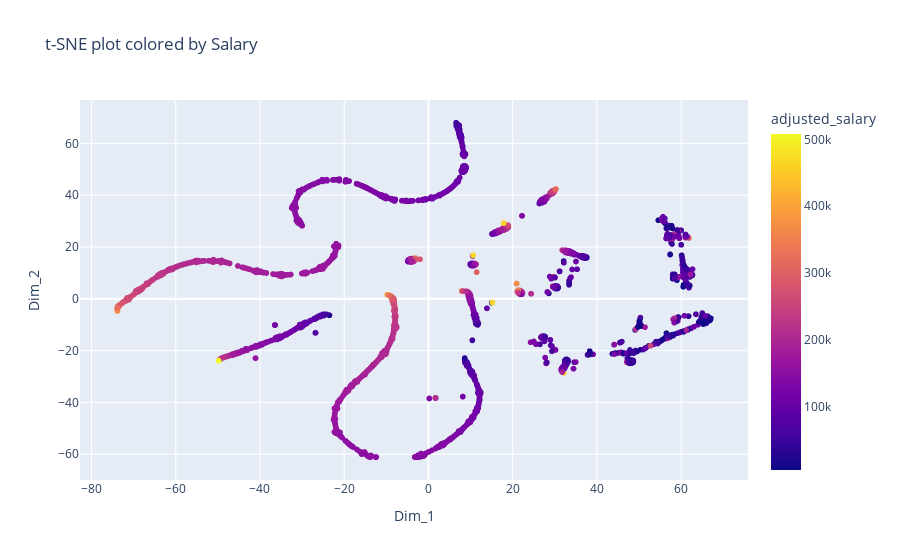

Notebook code cell kept with this figure:
### Markdown cell above
T-SNE là một thuật toán giúp giảm chiều dữ liệu, giúp dữ liệu có thể được trực quan hóa trên một không gian 2 chiều. T-SNE là viết tắt của t-distributed stochastic neighbor embedding.

### Code cell
from sklearn.manifold import TSNE
import plotly.express as px

# Apply t-SNE with different perplexity and learning rate
tsne = TSNE(n_components=2, random_state=42, perplexity=50, learning_rate=200)
tsne_results = tsne.fit_transform(df_preprocessed)

# Plotly Interactive plot
df_tsne = pd.DataFrame(data = tsne_results, columns = ['Dim_1', 'Dim_2'])
df_tsne['adjusted_salary'] = df['adjusted_salary']
fig = px.scatter(df_tsne, x='Dim_1', y='Dim_2', color='adjusted_salary', title='t-SNE plot colored by Salary')
fig.show()

### Figure 1 — Plotly figure (JSON) as saved in the notebook; plotly's stock layout.template omitted (floating-point values rounded to 4 significant figures; data arrays with more than 128 entries replaced by an {"elided": "..."} marker saying what was removed)
{"data": [{"hovertemplate": "Dim_1=%{x}<br>Dim_2=%{y}<br>adjusted_salary=%{marker.color}<extra></extra>", "legendgroup": "", "marker": {"color": {"elided": "3755 float values"}, "coloraxis": "coloraxis", "symbol": "circle"}, "mode": "markers", "name": "", "showlegend": false, "type": "scattergl", "x": {"elided": "3755 float values"}, "xaxis": "x", "y": {"elided": "3755 float values"}, "yaxis": "y"}], "layout": {"coloraxis": {"colorbar": {"title": {"text": "adjusted_salary"}}, "colorscale": [[0, "#0d0887"], [0.1111, "#46039f"], [0.2222, "#7201a8"], [0.3333, "#9c179e"], [0.4444, "#bd3786"], [0.5556, "#d8576b"], [0.6667, "#ed7953"], [0.7778, "#fb9f3a"], [0.8889, "#fdca26"], [1, "#f0f921"]]}, "legend": {"tracegroupgap": 0}, "title": {"text": "t-SNE plot colored by Salary"}, "xaxis": {"anchor": "y", "domain": [0, 1], "title": {"text": "Dim_1"}}, "yaxis": {"anchor": "x", "domain": [0, 1], "title": {"text": "Dim_2"}}}}
